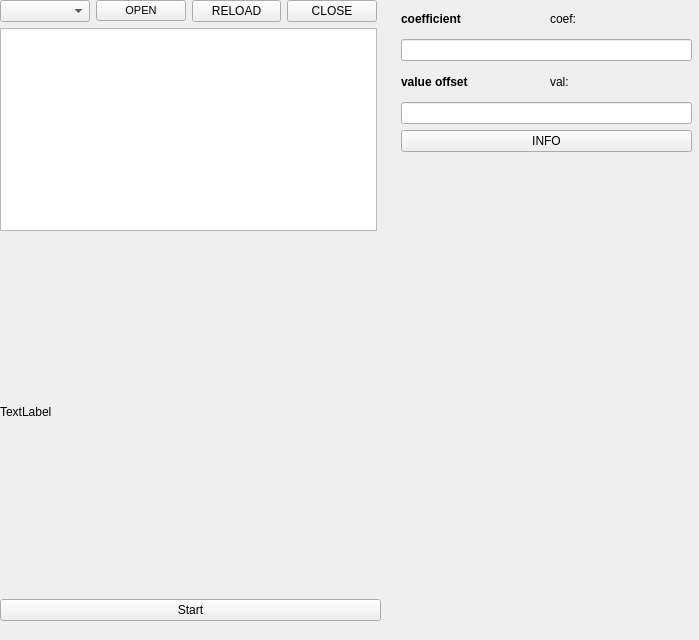
<?xml version="1.0" encoding="UTF-8"?>
<ui version="4.0">
 <class>MainWindow</class>
 <widget class="QMainWindow" name="MainWindow">
  <property name="geometry">
   <rect>
    <x>0</x>
    <y>0</y>
    <width>699</width>
    <height>640</height>
   </rect>
  </property>
  <property name="windowTitle">
   <string>Window</string>
  </property>
  <widget class="QWidget" name="centralwidget">
   <property name="contextMenuPolicy">
    <enum>Qt::PreventContextMenu</enum>
   </property>
   <widget class="QWidget" name="layoutWidget">
    <property name="geometry">
     <rect>
      <x>0</x>
      <y>0</y>
      <width>377</width>
      <height>231</height>
     </rect>
    </property>
    <layout class="QVBoxLayout" name="verticalLayout_2">
     <item>
      <layout class="QHBoxLayout" name="horizontalLayout_2">
       <item>
        <widget class="QComboBox" name="comboBoxList"/>
       </item>
       <item>
        <widget class="QPushButton" name="openButton">
         <property name="font">
          <font>
           <pointsize>8</pointsize>
           <weight>50</weight>
           <italic>false</italic>
           <bold>false</bold>
           <underline>false</underline>
           <strikeout>false</strikeout>
           <stylestrategy>PreferDefault</stylestrategy>
           <kerning>true</kerning>
          </font>
         </property>
         <property name="text">
          <string>OPEN</string>
         </property>
        </widget>
       </item>
       <item>
        <widget class="QPushButton" name="reloadButton">
         <property name="text">
          <string>RELOAD</string>
         </property>
        </widget>
       </item>
       <item>
        <widget class="QPushButton" name="closeButton">
         <property name="text">
          <string>CLOSE</string>
         </property>
        </widget>
       </item>
      </layout>
     </item>
     <item>
      <widget class="QTextBrowser" name="textBrowser"/>
     </item>
    </layout>
   </widget>
   <widget class="QWidget" name="layoutWidget">
    <property name="geometry">
     <rect>
      <x>401</x>
      <y>4</y>
      <width>291</width>
      <height>148</height>
     </rect>
    </property>
    <layout class="QVBoxLayout" name="verticalLayout_5">
     <item>
      <layout class="QVBoxLayout" name="verticalLayout_4">
       <item>
        <layout class="QVBoxLayout" name="verticalLayout">
         <item>
          <layout class="QHBoxLayout" name="horizontalLayout">
           <item>
            <widget class="QLabel" name="label_coef_name">
             <property name="font">
              <font>
               <weight>75</weight>
               <italic>false</italic>
               <bold>true</bold>
              </font>
             </property>
             <property name="text">
              <string>coefficient</string>
             </property>
            </widget>
           </item>
           <item>
            <widget class="QLabel" name="label_coef">
             <property name="text">
              <string>coef:</string>
             </property>
            </widget>
           </item>
          </layout>
         </item>
         <item>
          <layout class="QHBoxLayout" name="horizontalLayout_6">
           <item>
            <widget class="QLineEdit" name="lineEdit_coef">
             <property name="enabled">
              <bool>true</bool>
             </property>
            </widget>
           </item>
          </layout>
         </item>
        </layout>
       </item>
       <item>
        <layout class="QVBoxLayout" name="verticalLayout_3">
         <item>
          <layout class="QHBoxLayout" name="horizontalLayout_7">
           <item>
            <widget class="QLabel" name="label_val_name">
             <property name="font">
              <font>
               <weight>75</weight>
               <bold>true</bold>
              </font>
             </property>
             <property name="text">
              <string>value offset</string>
             </property>
            </widget>
           </item>
           <item>
            <widget class="QLabel" name="label_val">
             <property name="text">
              <string>val:</string>
             </property>
            </widget>
           </item>
          </layout>
         </item>
         <item>
          <layout class="QHBoxLayout" name="horizontalLayout_8">
           <item>
            <widget class="QLineEdit" name="lineEdit_value_affset"/>
           </item>
          </layout>
         </item>
        </layout>
       </item>
      </layout>
     </item>
     <item>
      <widget class="QPushButton" name="infoButton">
       <property name="text">
        <string>INFO</string>
       </property>
      </widget>
     </item>
    </layout>
   </widget>
   <widget class="QWidget" name="">
    <property name="geometry">
     <rect>
      <x>0</x>
      <y>230</y>
      <width>381</width>
      <height>391</height>
     </rect>
    </property>
    <layout class="QVBoxLayout" name="verticalLayout_6">
     <item>
      <widget class="QLabel" name="image_label">
       <property name="text">
        <string>TextLabel</string>
       </property>
      </widget>
     </item>
     <item>
      <widget class="QPushButton" name="control_bt">
       <property name="text">
        <string>Start</string>
       </property>
      </widget>
     </item>
    </layout>
   </widget>
  </widget>
 </widget>
 <resources/>
 <connections/>
</ui>
